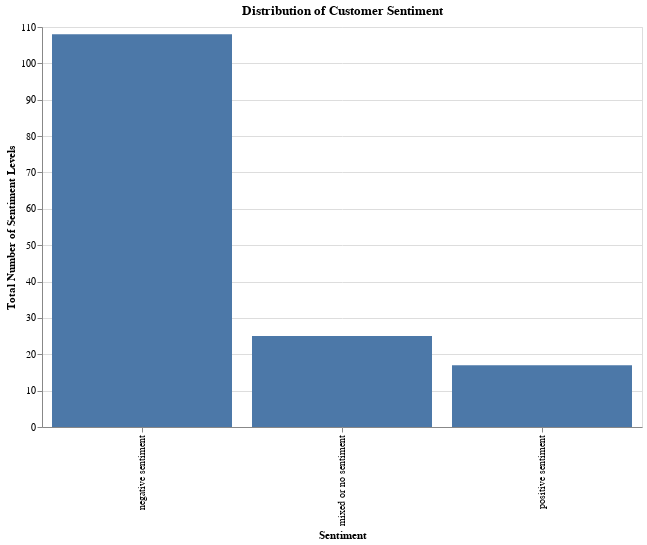
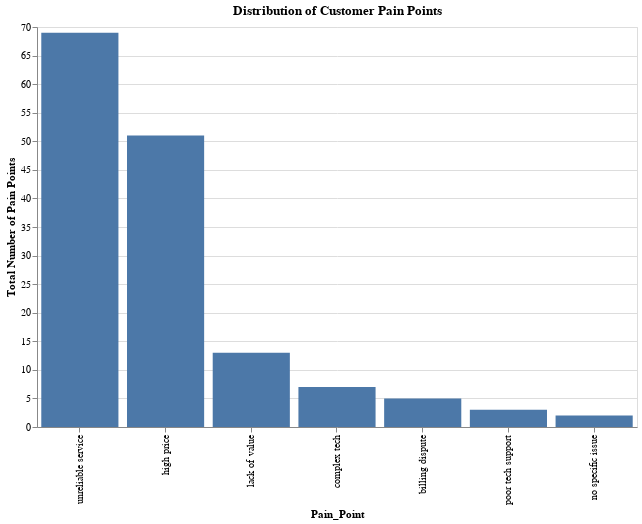
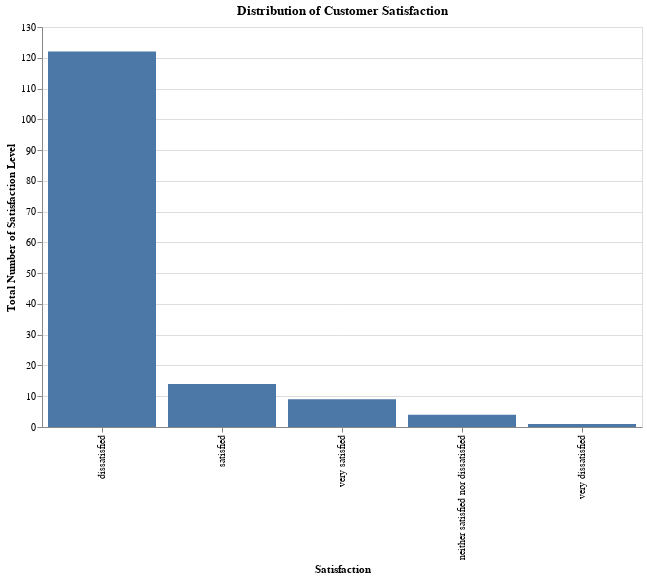
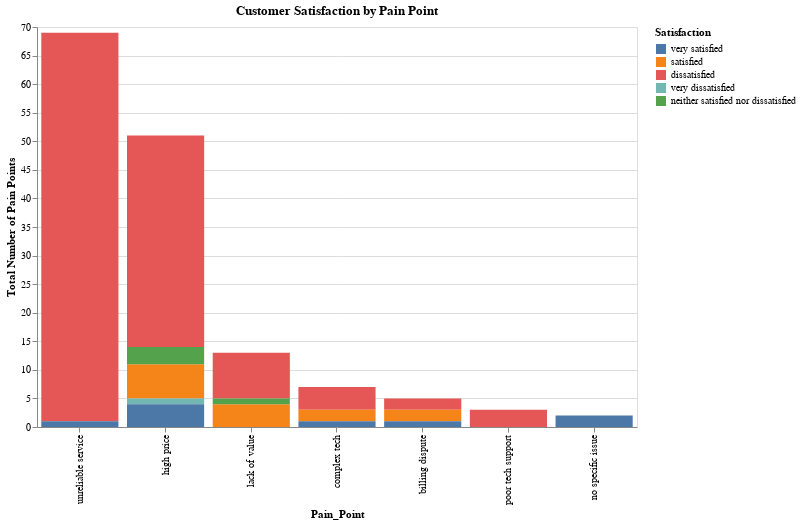

Here is the notebook cell these charts were saved with, in order:
### Code cell
import altair as alt

# ---8. Analyze the narratives with sentiment, satisfaction and pain points

# Create a copy for plotting
df_plot = df_final.copy()

# Map OriginalChurnStatus to readable labels for plotting
df_plot['ChurnStatus_Label'] = df_plot['OriginalChurnStatus'].map({
    0: 'Not Churned',
    1: 'Churned'
})

# --- 8.1. Distribution Charts ---
print("Generating distribution charts...")

# Chart 1: Distribution of Customer Sentiment
chart_sentiment = alt.Chart(df_plot).mark_bar().encode(
    x=alt.X('Sentiment', sort='-y'),
    y=alt.Y('count()', title='Total Number of Sentiment Levels'),
    tooltip=['Sentiment', 'count()']
).properties(
    title='Distribution of Customer Sentiment',
    width=600,
    height=400
).interactive()
chart_sentiment.display()

# Chart 2: Distribution of Customer Pain Points
chart_pain_point = alt.Chart(df_plot).mark_bar().encode(
    x=alt.X('Pain_Point', sort='-y'),
    y=alt.Y('count()', title='Total Number of Pain Points'),
    tooltip=['Pain_Point', 'count()']
).properties(
    title='Distribution of Customer Pain Points',
    width=600,
    height=400
).interactive()
chart_pain_point.display()

# Chart 3: Distribution of Customer Satisfaction
chart_satisfaction = alt.Chart(df_plot).mark_bar().encode(
    x=alt.X('Satisfaction', sort='-y'),
    y=alt.Y('count()', title='Total Number of Satisfaction Level'),
    tooltip=['Satisfaction', 'count()']
   ).properties(
    title='Distribution of Customer Satisfaction',
    width=600,
    height=400
).interactive()
chart_satisfaction.display()

# --- 8.2. Relationship Charts ---
print("Generating relationship charts...")

# Chart 4: Customer Satisfaction by Pain Point
chart_pain_satisfaction = alt.Chart(df_plot).mark_bar().encode(
    x=alt.X('Pain_Point', sort='-y'),
    y=alt.Y('count()', title='Total Number of Pain Points'),
    color=alt.Color('Satisfaction', sort=['very satisfied', 'satisfied', 'neutral', 'dissatisfied', 'very dissatisfied']), # Define explicit sort order
    tooltip=['Pain_Point', 'Satisfaction', 'count()']
).properties(
    title='Customer Satisfaction by Pain Point',
    width=600,
    height=400
).interactive()
chart_pain_satisfaction.display()

# Chart 5: Customer Churn by Pain Point
chart_pain_churn = alt.Chart(df_plot).mark_bar().encode(
    x=alt.X('Pain_Point', sort='-y'),
    y=alt.Y('count()', title='Total Number of Pain Points'),
    color='ChurnStatus_Label',
    tooltip=['Pain_Point', 'ChurnStatus_Label', 'count()']
).properties(
    title='Customer Churn by Pain Point',
    width=600,
    height=400
).interactive()
chart_pain_churn.display()

# Chart 6: Customer Satisfaction by Sentiment
chart_sentiment_satisfaction = alt.Chart(df_plot).mark_bar().encode(
    x=alt.X('Sentiment', sort='-y'),  #
    y=alt.Y('count()', title='The total number of Sentiment Levels'),
    color=alt.Color('Satisfaction', sort=['very satisfied', 'satisfied', 'neutral', 'dissatisfied', 'very dissatisfied']), # Define explicit sort order
    tooltip=['Sentiment', 'Satisfaction', 'count()']
).properties(
    title='Customer Satisfaction by Sentiment',
    width=600,
    height=400
).interactive()
chart_sentiment_satisfaction.display()

# Chart 7: Customer Churn By Sentiment
chart_sentiment_churn = alt.Chart(df_plot).mark_bar().encode(
    x=alt.X('Sentiment', sort='-y'),
    y=alt.Y('count()', title='The total number of Sentiment Levels'),
    color='ChurnStatus_Label',  # Use the mapped label
    tooltip=['Sentiment', 'ChurnStatus_Label', 'count()']
).properties(
    title='Customer Churn By Sentiment',
    width=600,
    height=400
).interactive()
chart_sentiment_churn.display()

# Chart 8: A heatmap of churn rate by pain points and satisfaction
print("\n Generating heatmap of churn rate by pain points and satisfaction...")

# Group by Pain_Point and Satisfaction, get total size of each group, get total churned
df_agg = df_final.groupby(['Pain_Point', 'Satisfaction']).agg(
    Total_Customers=('CustomerID', 'size'),
    Churned_Customers=('OriginalChurnStatus', 'sum')
).reset_index()

# Calculate Churn Rate percentage
df_agg['Churn_Rate_Percent'] = (df_agg['Churned_Customers'] / df_agg['Total_Customers']) * 100

# Format a text label for the chart and use'.0f' to show whole numbers
df_agg['Churn_Rate_Label'] = df_agg['Churn_Rate_Percent'].apply(lambda x: f'{x:.0f}%')

print("Aggregation complete. Data to plot:")
print(df_agg.to_markdown(index=False, numalign="left", stralign="left"))

# The base chart, using our aggregated data
base = alt.Chart(df_agg).encode(
    # X-axis for Satisfaction
    x=alt.X('Satisfaction',
            title='Customer Satisfaction',
            axis=alt.Axis(labelAngle=0)),

    # Y-axis for Pain Point
    y=alt.Y('Pain_Point', title='Customer Pain Point'),

    # Tooltip to show details on hover
    tooltip=[
        alt.Tooltip('Pain_Point', title='Pain Point'),
        'Satisfaction',
        'Total_Customers',
        'Churned_Customers',
        alt.Tooltip('Churn_Rate_Percent', title='Churn Rate', format='.0f')
    ]
).properties(
        title='Heatmap of Churn Rate by Pain Point and Satisfaction',
        width=600,
        height=400
)


# The heatmap layer (the colored rectangles)
heatmap = base.mark_rect().encode(
    # Color is based on the churn rate
    color=alt.Color('Churn_Rate_Percent',
                    title='Churn Rate (%)',
                    # We set a domain of 0-100 so 100% is always the "hottest"
                    # 'heatmap' is a good perceptually uniform color scale
                    scale=alt.Scale(range='heatmap', domain=[0, 100]),
                    legend=alt.Legend(direction='vertical')
                    )
)

# The text layer to show the percentage on each block
text = base.mark_text(baseline='middle').encode(
    text=alt.Text('Churn_Rate_Label'),

    # If the churn rate is over 50 (darker color), use white text
    # Otherwise (lighter color), use black text for readability
    color=alt.condition(
        alt.datum.Churn_Rate_Percent > 50,
        alt.value('white'),
        alt.value('black')
    )
)

# Combine the heatmap and text layers
final_chart = (heatmap + text).properties(
    title='Heatmap of Churn Rate by Pain Point and Satisfaction'
).interactive()
final_chart.display()

### Figure 1 — Vega-Lite specification as saved in the notebook (floating-point values rounded to 4 significant figures; data arrays with more than 128 entries replaced by an {"elided": "..."} marker saying what was removed)
{"config": {"view": {"continuousWidth": 300, "continuousHeight": 300}}, "data": {"name": "data-43afd1273258ac7d2dc272619913d66d"}, "mark": {"type": "bar"}, "encoding": {"tooltip": [{"field": "Sentiment", "type": "nominal"}, {"aggregate": "count", "type": "quantitative"}], "x": {"field": "Sentiment", "sort": "-y", "type": "nominal"}, "y": {"aggregate": "count", "title": "Total Number of Sentiment Levels", "type": "quantitative"}}, "height": 400, "params": [{"name": "param_9", "select": {"type": "interval", "encodings": ["x", "y"]}, "bind": "scales"}], "title": "Distribution of Customer Sentiment", "width": 600, "$schema": "https://vega.github.io/schema/vega-lite/v5.20.1.json", "datasets": {"data-43afd1273258ac7d2dc272619913d66d": {"elided": "150 records"}}}

### Figure 2 — Vega-Lite specification as saved in the notebook (floating-point values rounded to 4 significant figures; data arrays with more than 128 entries replaced by an {"elided": "..."} marker saying what was removed)
{"config": {"view": {"continuousWidth": 300, "continuousHeight": 300}}, "data": {"name": "data-43afd1273258ac7d2dc272619913d66d"}, "mark": {"type": "bar"}, "encoding": {"tooltip": [{"field": "Pain_Point", "type": "nominal"}, {"aggregate": "count", "type": "quantitative"}], "x": {"field": "Pain_Point", "sort": "-y", "type": "nominal"}, "y": {"aggregate": "count", "title": "Total Number of Pain Points", "type": "quantitative"}}, "height": 400, "params": [{"name": "param_10", "select": {"type": "interval", "encodings": ["x", "y"]}, "bind": "scales"}], "title": "Distribution of Customer Pain Points", "width": 600, "$schema": "https://vega.github.io/schema/vega-lite/v5.20.1.json", "datasets": {"data-43afd1273258ac7d2dc272619913d66d": {"elided": "150 records"}}}

### Figure 3 — Vega-Lite specification as saved in the notebook (floating-point values rounded to 4 significant figures; data arrays with more than 128 entries replaced by an {"elided": "..."} marker saying what was removed)
{"config": {"view": {"continuousWidth": 300, "continuousHeight": 300}}, "data": {"name": "data-43afd1273258ac7d2dc272619913d66d"}, "mark": {"type": "bar"}, "encoding": {"tooltip": [{"field": "Satisfaction", "type": "nominal"}, {"aggregate": "count", "type": "quantitative"}], "x": {"field": "Satisfaction", "sort": "-y", "type": "nominal"}, "y": {"aggregate": "count", "title": "Total Number of Satisfaction Level", "type": "quantitative"}}, "height": 400, "params": [{"name": "param_11", "select": {"type": "interval", "encodings": ["x", "y"]}, "bind": "scales"}], "title": "Distribution of Customer Satisfaction", "width": 600, "$schema": "https://vega.github.io/schema/vega-lite/v5.20.1.json", "datasets": {"data-43afd1273258ac7d2dc272619913d66d": {"elided": "150 records"}}}

### Figure 4 — Vega-Lite specification as saved in the notebook (floating-point values rounded to 4 significant figures; data arrays with more than 128 entries replaced by an {"elided": "..."} marker saying what was removed)
{"config": {"view": {"continuousWidth": 300, "continuousHeight": 300}}, "data": {"name": "data-43afd1273258ac7d2dc272619913d66d"}, "mark": {"type": "bar"}, "encoding": {"color": {"field": "Satisfaction", "sort": ["very satisfied", "satisfied", "neutral", "dissatisfied", "very dissatisfied"], "type": "nominal"}, "tooltip": [{"field": "Pain_Point", "type": "nominal"}, {"field": "Satisfaction", "type": "nominal"}, {"aggregate": "count", "type": "quantitative"}], "x": {"field": "Pain_Point", "sort": "-y", "type": "nominal"}, "y": {"aggregate": "count", "title": "Total Number of Pain Points", "type": "quantitative"}}, "height": 400, "params": [{"name": "param_12", "select": {"type": "interval", "encodings": ["x", "y"]}, "bind": "scales"}], "title": "Customer Satisfaction by Pain Point", "width": 600, "$schema": "https://vega.github.io/schema/vega-lite/v5.20.1.json", "datasets": {"data-43afd1273258ac7d2dc272619913d66d": {"elided": "150 records"}}}
